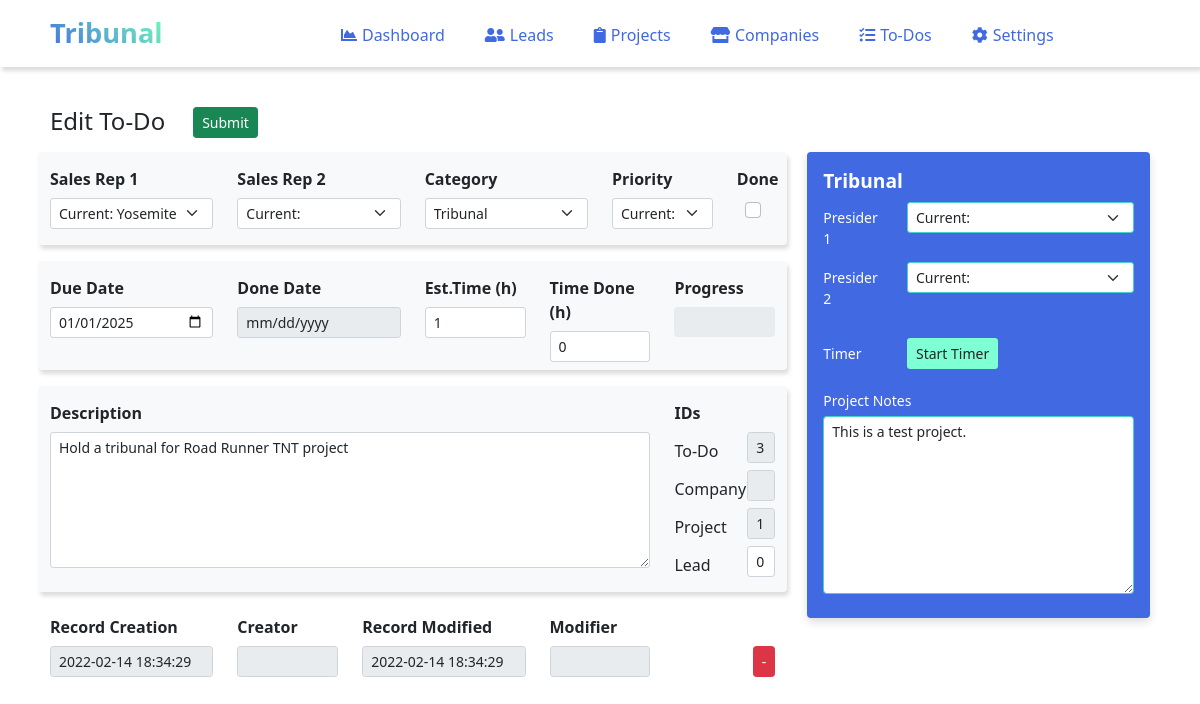
The page /todos.edit.php?id=3 on the database its author committed.
### tables this page shows
CREATE TABLE `todos` (
  `id` int(11) NOT NULL AUTO_INCREMENT,
  `companyID` int(11),
  `projectID` int(11),
  `leadID` int(11),
  `rep1` varchar(30),
  `rep2` varchar(30),
  `presider_1` varchar(30),
  `presider_2` varchar(30),
  `priority` varchar(12),
  `details` text,
  `title` varchar(50),
  `created_at` datetime NOT NULL DEFAULT current_timestamp(),
  `created_by` varchar(50),
  `modified_at` datetime on update current_timestamp() NOT NULL DEFAULT current_timestamp(),
  `modified_by` varchar(50),
  `due_at` date,
  `done` boolean,
  `done_at` date,
  `category` varchar(30),
  `est_time` int(10),
  `time_complete` int(10),
  `prefup_process` int(2) NOT NULL DEFAULT '0',
  `prefup_step_num` int(2),
  `prefup_step_name` varchar(30),
  `prefup_email_subject` text,
  `prefup_email_body` text,
  `prefup_days` int(3),
  PRIMARY KEY (`id`)
);

CREATE TABLE `projects` (
  `id` int(11) NOT NULL AUTO_INCREMENT,
  `proj_name` varchar(25) NOT NULL,
  `companyID` int(11),
  `co_name` varchar(255),
  `co_type` varchar(20),
  `project_status` varchar(15),
  `linkedleads` int(11),
  `rep1` varchar(30),
  `rep2` varchar(30),
  `website1` varchar(50),
  `website2` varchar(50),
  `notes` text,
  `units_annual` int(11) DEFAULT 0,
  `stage` int(5) DEFAULT 0,
  `odds_win` int(5) DEFAULT 0,
  `chance_success` int(5) DEFAULT 0,
  `rev_high_annual` int(20) DEFAULT 0,
  `rev_low_annual` int(20) DEFAULT 0,
  `attn_priority` int(50),
  `meeting_held` boolean,
  `meeting_held_date` date,
  `lastcontact_date` date,
  `lastcontact_type` varchar(20),
  `created_at` datetime DEFAULT current_timestamp(),
  `created_by` varchar(50),
  `modified_at` datetime on update current_timestamp() NOT NULL DEFAULT current_timestamp(),
  `modified_by` varchar(50),
  PRIMARY KEY (`id`)
);

### todos.edit.php (the view, shortened to what the rows shown need)
<?php
include 'inc/autoloader.inc.php'; include 'inc/config.inc.php';
include 'inc/header.inc.php'; include 'inc/nav.inc.php';
$object = new ViewToDos();
$todo = $object->showToDoEdit();
$project = $object->getProjectNote();
?>
<div class="col-11 mx-auto">
    <br>
    <form method="POST" action="<?php ?>" class="mb-4">
        <div class="row">
            <div class="col-8">
                <div class="row py-2 mb-3 bg-light rounded" style="box-shadow: 2px 4px 4px #ddd;">
                    <div class="col-3">
                        <div class="form-group">
                            <div class="">
                                <select id="category" name="category" size="1" class="form-select form-select-sm" >
                                    <option value="<?php echo $todo['category']; ?>"><?php echo $todo['category']; ?></option>
                                </select>
                            </div>
                        </div>
                    </div>
                    <div class="col-1">
                        <div class="ms-2">
                            <input type="checkbox" name="done" class="form-check-input" value="<?php echo $todo['done']; ?>" aria-label="..." <?php if ($todo['done'] == 1) echo "checked='checked'"; ?>>
                        </div>
                    </div>
                </div>
                <div class="row py-2 mb-3 bg-light rounded" style="box-shadow: 2px 4px 4px #ddd;">
                    <div class="col-3">
                        <div class="form-group">
                            <div class="">
                                <input type="date" name="due_at" class="form-control form-control-sm" value="<?php echo $todo['due_at']; ?>">
                            </div>
                        </div>
                    </div>
                    <div class="col-2">
                        <div class="form-group">
                            <div class="">
                                <input type="text" name="est_time" class="form-control form-control-sm" value="<?php echo $todo['est_time']; ?>">
                            </div>
                        </div>
                    </div>
                    <div class="col-2">
                        <div class="form-group">
                            <div class="">
                                <input type="text" name="time_complete" class="form-control form-control-sm" value="<?php echo $todo['time_complete']; ?>">
                            </div>
                        </div>
                    </div>
                </div>
                <div class="row py-2 mb-3 bg-light rounded" style="box-shadow: 2px 4px 4px #ddd;">
                    <div class="col-10">
                        <div class="form-group">
                            <div class="">
                                <textarea name="details" class="form-control form-control-sm" rows="6"><?php echo $todo['details']; ?></textarea>
                            </div>
                        </div>
                    </div>
                    <div class="col-2">
                        <div class="form-group row">
                            <div class="col-5">
                                <input type="text" name="id" class="form-control form-control-sm" value="<?php echo $todo['id']; ?>" readonly>
                            </div>
                        </div>
                        <div class="form-group row">
                            <div class="col-5">
                                <input type="text" name="projectID" class="form-control form-control-sm" value="<?php echo $todo['projectID']; ?>" readonly>
                            </div>
                        </div>
                        <div class="form-group row">
                            <div class="col-5">
                                <input type="text" name="leadID" class="form-control form-control-sm" value="<?php echo $todo['leadID']; ?>">
                            </div>
                        </div>
                    </div>
                </div>
                <div class="row pb-2 mb-2">
                    <div class="col-3">
                        <div class="form-group">
                            <div class="mb-2">
                                <input type="text" name="created_at" class="form-control form-control-sm" value="<?php echo $todo['created_at']; ?>" readonly>
                            </div>
                        </div>
                    </div>
                    <div class="col-3">
                        <div class="form-group">
                            <div class="mb-2">
                                <input type="text" name="modified_at" class="form-control form-control-sm" value="<?php echo $todo['modified_at']; ?>" readonly>
                            </div>
                        </div>
                    </div>
                </div>
            </div>
            <div class="col-4">
                <?php if($todo['category'] == 'Tribunal') : ?>
                    <div class="ms-2 px-3 pt-2 pb-4 rounded" style="color:white; background:royalblue; box-shadow: 0px 4px 8px #ddd;">
                        <label class="col-form-label" style="font-size:1.2em;"><strong>Tribunal</strong></label>
                        <div class="form-group row mb-2">
                            <div class="col-3">
                                <label for="presider_1" class="col-form-label-sm">Presider 1</label>
                            </div>
                            <div class="col-9">
                                <select id="presider_1" name="presider_1" size="1" class="form-select form-select-sm" style="border-color:mediumturquoise;">
                                    <option value="<?php echo $todo['presider_1']; ?>"><strong>Current: <?php echo $todo['presider_1']; ?></strong></option>
                                </select>
                            </div>
                        </div>
                        <div class="form-group row mb-4">
                            <div class="col-3">
                                <label for="presider_2" class="col-form-label-sm">Presider 2</label>
                            </div>
                            <div class="col-9">
                                <select id="presider_2" name="presider_2" size="1" class="form-select form-select-sm" style="border-color:mediumturquoise;">
                                    <option value="<?php echo $todo['presider_2']; ?>"><strong>Current: <?php echo $todo['presider_2']; ?></strong></option>
                                </select>
                            </div>
                        </div>
                        <div class="form-group row mb-3">
                            <div class="col-3">
                                <label for="timer" class="col-form-label-sm">Timer</label>
                            </div>
                            <div class="col-3">
                                <input type="button" id="timer" name="timer" class="btn btn-sm" style="background-color:aquamarine;" value="Start Timer" readonly>
                            </div>
                            <div class="col-3">
                            </div>
                        </div>
                        <div class="form-group">
                            <label for="notes" class="col-form-label-sm">Project Notes</label>
                            <textarea name="notes" class="form-control form-control-sm bg-white" rows="8" style="border-color:mediumturquoise;"><?php echo $project['notes']; ?></textarea>
                        </div>
                    </div>
                <?php elseif($todo['category'] != 'Tribunal') : ?>
                    <input type="hidden" name="presider_1" value="<?php echo $todo['presider_1']; ?>">
                    <input type="hidden" name="presider_2" value="<?php echo $todo['presider_2']; ?>">
                <?php endif; ?>
            </div>
        </div>
    </form>
</div>
<?php include 'inc/footer.inc.php'; ?>

### rows shown on the page
todos: category "Tribunal", due_at "01/01/2025", est_time "1", time_complete "0", details "Hold a tribunal for Road Runner TNT project", id "3", projectID "1", leadID "0", created_at "2022-02-14 18:34:29", modified_at "2022-02-14 18:34:29", notes "This is a test project."
